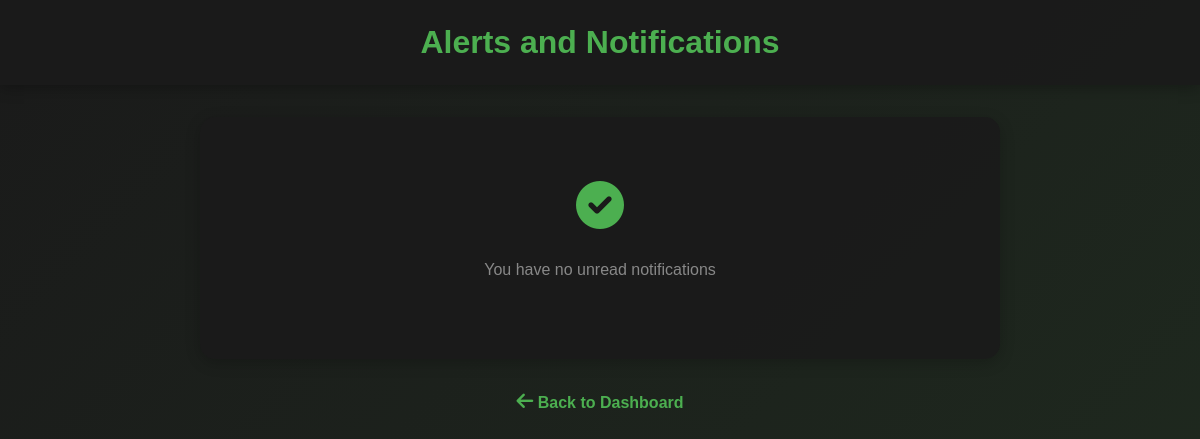
The app's page /alerts/ (signed in), older data.
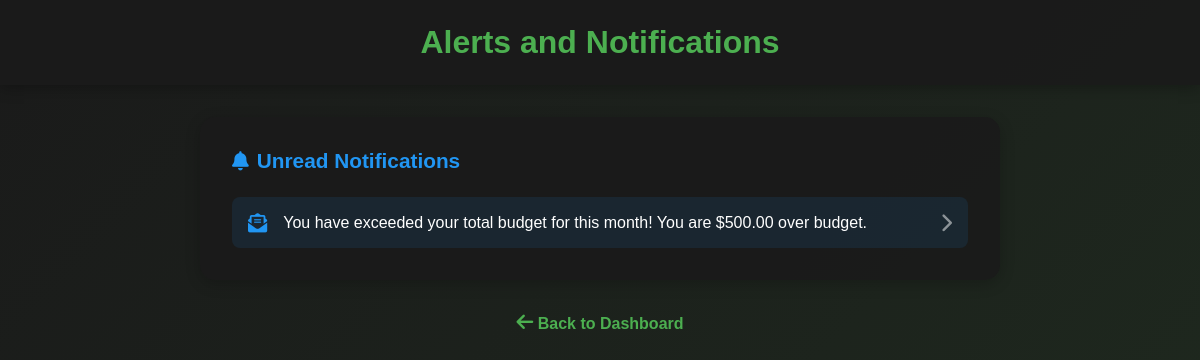
The same page, newer data.
### financeapp/models.py (models this page shows, shortened)
class Notification(models.Model):
    user = models.ForeignKey(User, on_delete=models.CASCADE, related_name='notifications')
    message = models.CharField(max_length=255)
    link = models.CharField(max_length=255, blank=True, null=True)
    is_read = models.BooleanField(default=False)
    created_at = models.DateTimeField(auto_now_add=True)

### financeapp/views.py (the view)
# urls.py: path('alerts/', views.alerts, name='alerts'),
@login_required
def alerts(request):
    unread_notifications = Notification.objects.filter(user=request.user, is_read=False) # pylint: disable=no-member
    context = {
        'unread_notifications': unread_notifications,
    }
    return render(request, 'alerts.html', context)

### financeapp/templates/alerts.html (shortened to what this page needs)
<!DOCTYPE html>
<html lang="en">
<head>
    {% load static %}
    <link rel="stylesheet" href="{% static 'css/alerts.css' %}">
    <link rel="stylesheet" href="https://cdnjs.cloudflare.com/ajax/libs/font-awesome/6.0.0-beta3/css/all.min.css">
</head>
<body>
    <header>
        <h1>Alerts and Notifications</h1>
    </header>
    <main>
        <div class="notifications-container">
            <div class="notifications-card">
                {% if unread_notifications %}
                    <h3><i class="fas fa-bell"></i> Unread Notifications</h3>
                    <ul class="notifications-list">
                        {% for notification in unread_notifications %}
                        <li class="notification-item">
                            {% if notification.link %}
                                <a href="{% url 'mark_notification_as_read' notification.id %}" class="notification-link">
                                    <i class="fas fa-envelope-open-text"></i>
                                    <span class="notification-message">{{ notification.message }}</span>
                                    <i class="fas fa-chevron-right arrow-icon"></i>
                                </a>
                            {% else %}
                                <div class="notification-content">
                                    <i class="fas fa-exclamation-circle"></i>
                                    <span class="notification-message">{{ notification.message }}</span>
                                </div>
                            {% endif %}
                        </li>
                        {% endfor %}
                    </ul>
                {% else %}
                    <div class="no-notifications">
                        <i class="fas fa-check-circle"></i>
                        <p>You have no unread notifications</p>
                    </div>
                {% endif %}
            </div>
        </div>
        <a href="{% url 'dashboard' %}" class="back-link">
            <i class="fas fa-arrow-left"></i> Back to Dashboard
        </a>
    </main>
</body>
</html>

Row changes from the older to the newer data that the page shows:
added Notification: message "You have exceeded your total budget for this month! You are $500.00 over budget."
Text that changed along with them:
text no longer shown: "You have no unread notifications"
text now shown: "Unread Notifications"
